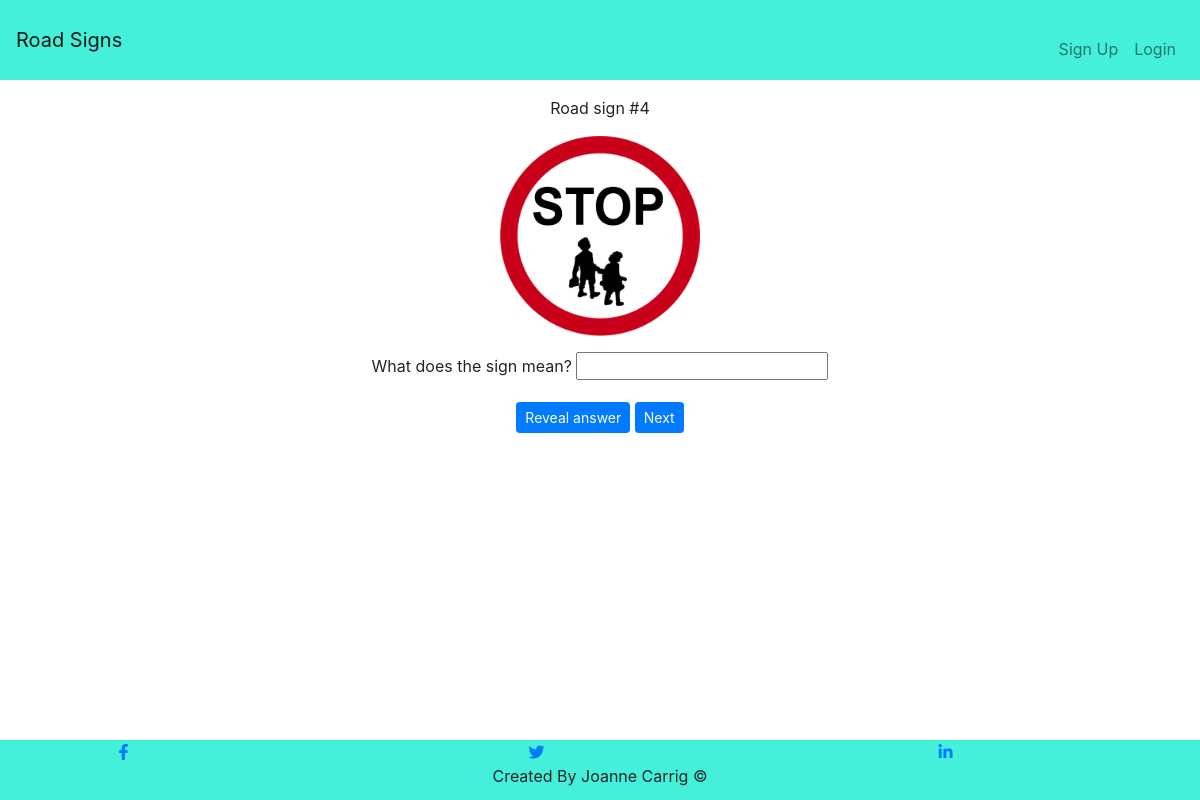
The app's page /ordered/3/ with its own data.
### guessapp/models.py (models this page shows, shortened)
class Roadsign(models.Model):
    sign_name = models.CharField(max_length=100)
    photo = models.CharField(null=True, blank=True, max_length=100)

### guessapp/views.py (the view)
# urls.py: path('ordered/<id>/', views.insequence, name='insequence'),
def insequence(request, id):
    id = int(id) + 1
    sign = Roadsign.objects.filter(pk=id)
    context = {
        "signs": sign,
    }
    return render(request, "signsOrdered.html", context)

### templates/signsOrdered.html (shortened to what this page needs)
{% extends "base.html" %}
{% load static %}
{% block content %}
<div class="container text-center">
    {% for sign in signs %}
    <p class="mt-3">Road sign #{{ sign.id }}</p>
    <div class="roadsign-image-container mt-3 mb-2">
        <img class="img-fluid roadsign-image" src="{% static sign.photo %}" alt="hero image">
    </div>
    <div class="mt-3 mb-2">
        <label>What does the sign mean?</label>
        <input id="sign-guess" type="text" name=sign-guess>
    </div>
    <div class="mt-3 mb-2">
        <button class="btn btn-sm btn-primary" id="reveal-button">Reveal answer</button>
        <a class="btn btn-sm btn-primary" id="next-sign" href="{% url 'insequence' sign.id %}">Next</a>
    </div>
    {% endfor %}
</div>
{% endblock %}

### static/css/base.css (style rules this page uses)
* { margin: 0; padding: 0; }
body { min-height: 100vh; }
.roadsign-image-container { height: 200px; }
.roadsign-image { object-fit: cover; height: 200px; }

### records on screen
Roadsign: id "4", photo (picture)
